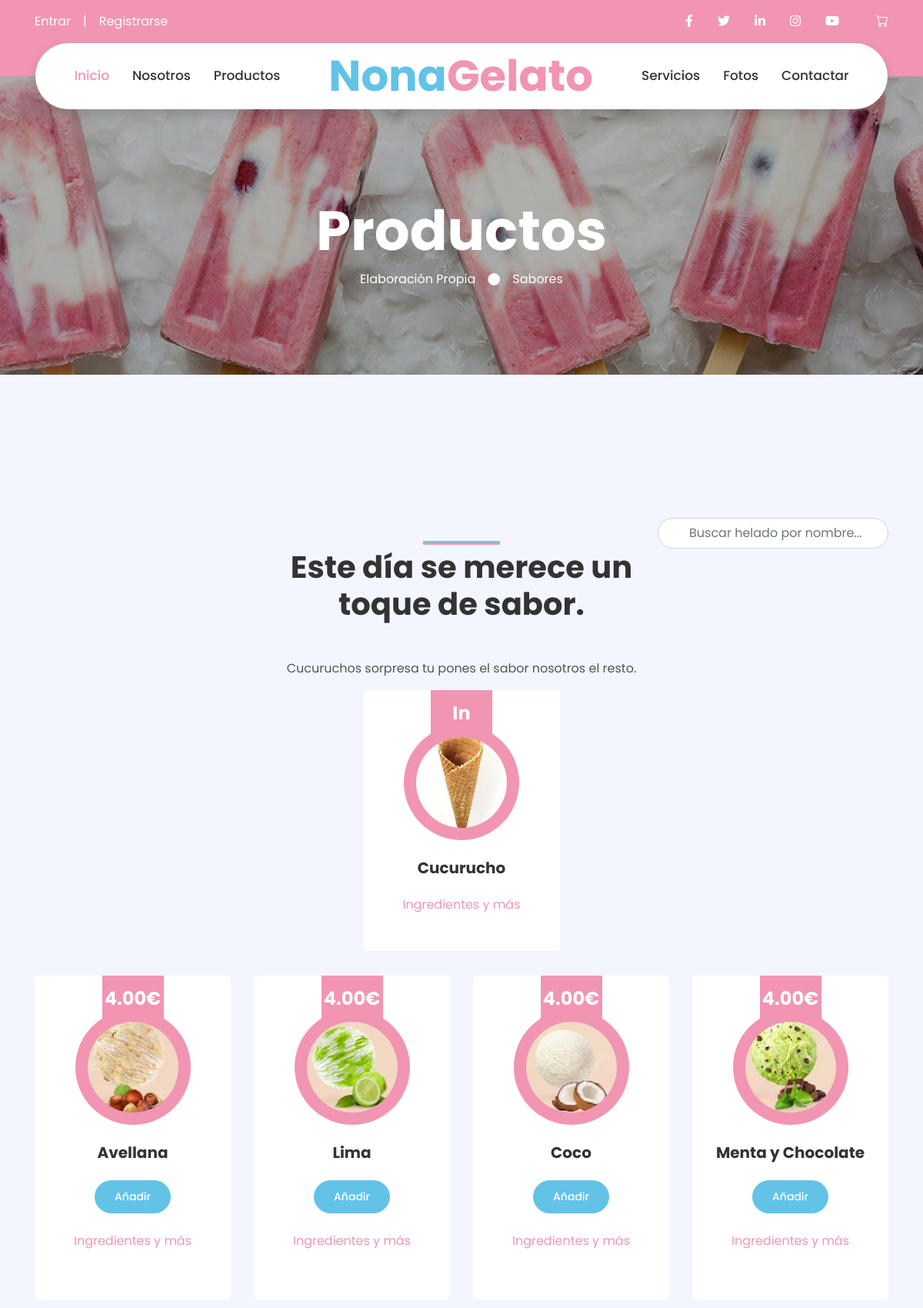
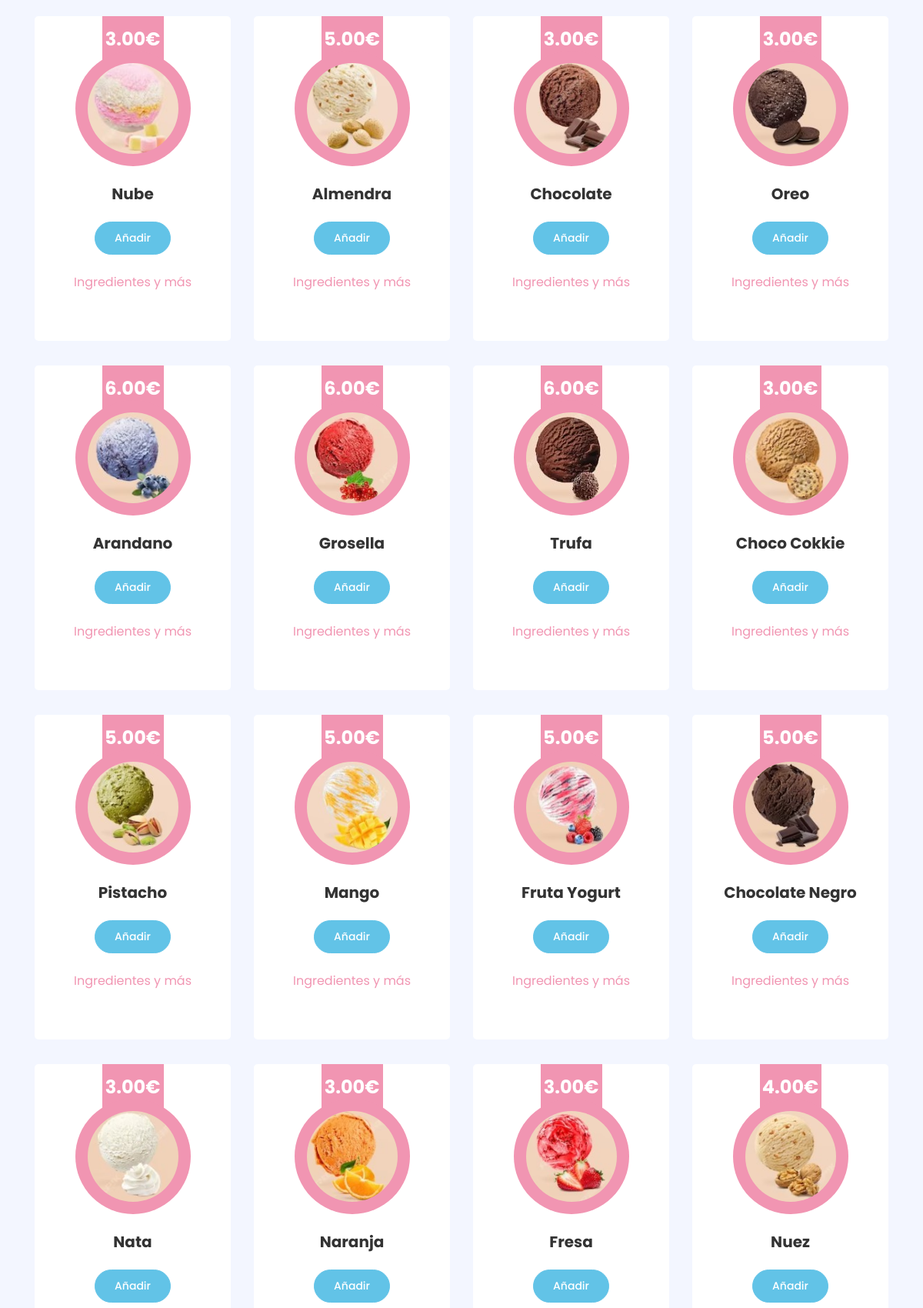
/helados/sabor/ (upper part), run on the app's committed database (2 pictures, top to bottom).
### helados/models.py (models this page shows, shortened)
class Sabor(models.Model):
    nombre = models.CharField(max_length=100)
    descripcion = models.TextField()
    ingredientes = models.TextField()
    precio = models.DecimalField(max_digits=6, decimal_places=2)
    foto = models.ImageField(null=True, blank=True,upload_to='images/')

### helados/views.py (the view)
# urls.py: path('sabor/', views.sabor, name='sabor'),
def sabor(request):
     context = {
        'lista_sabores': Sabor.objects.all(),
        'total_productos': request.session.get('total_productos', 0),
        'total_pagar': request.session.get('total_pagar', 0),
    }
     return render(request,'helados/sabor.html',context)

### helados/templates/helados/sabor.html (shortened to what this page needs)
{% extends 'helados/index.html' %}
{% block header %}
    <div class="jumbotron jumbotron-fluid page-header" style="margin-bottom: 90px;">
        <div class="container text-center py-5">
            <h1 class="text-white display-3 mt-lg-5">Productos</h1>
            <div class="d-inline-flex align-items-center text-white">
                <p class="m-0"><a class="text-white" href="{% url 'productos' %}">Elaboración Propia</a></p>
                <i class="fa fa-circle px-3"></i>
                <p class="m-0"><a class="text-white" href="{% url 'sabor' %}">Sabores</a></p>
            </div>
        </div>
    </div>
{% endblock %}
{% block section %}
{% load static %}
<div class="container-fluid py-5">
    <div class="container py-5">
        <input type="text" id="buscador" class="form-control ml-auto" style="width: 300px; height: 40px; border-radius: 20px; padding-left: 40px; background-image: url('https://cdn.jsdelivr.net/npm/bootstrap-icons/icons/search.svg'); background-size: 20px; background-position: 10px 50%; background-repeat: no-repeat;" placeholder="Buscar helado por nombre...">
        <div class="row justify-content-center">
            <div class="col-lg-6">
                <h1 class="section-title position-relative text-center mb-5">Este día se merece un toque de sabor.</h1>
                <p style="text-align: center;">Cucuruchos sorpresa tu pones el sabor nosotros el resto.</p>
            </div>
        </div>
        <div class="row justify-content-center">
            <div class="col-lg-3 col-md-6 mb-4 pb-2">
                <div class="product-item d-flex flex-column align-items-center text-center bg-light rounded py-5 px-3">
                    <div class="bg-primary mt-n5 py-3" style="width: 80px;">
                        <h4 class="font-weight-bold text-white mb-0">In</h4>
                    </div>
                    <div class="position-relative bg-primary rounded-circle mt-n3 mb-4 p-3" style="width: 150px; height: 150px;">
                        <img class="rounded-circle w-100 h-100" src="{% static 'helados/img/cono.jpg' %}" style="object-fit: cover;">
                    </div>
                    <h5 class="font-weight-bold mb-4">Cucurucho</h5>
                    <a href="{% url 'detalle_recipiente' %}" class="text-decoration-none text-pink">Ingredientes y más</a>
                </div>
            </div>
        </div>
            <div class="row">
                {% for sabor in lista_sabores %}
                    <div class="col-lg-3 col-md-6 mb-4 pb-2 product-item">
                        <div class="product-item d-flex flex-column align-items-center text-center bg-light rounded py-5 px-3">
                            <div class="bg-primary mt-n5 py-3" style="width: 80px;">
                                <h4 class="font-weight-bold text-white mb-0">{{ sabor.precio }}€</h4>
                            </div>
                            <div class="position-relative bg-primary rounded-circle mt-n3 mb-4 p-3" style="width: 150px; height: 150px;">
                                {% if sabor.foto %}
                                <img class="rounded-circle w-100 h-100" src="{{ sabor.foto.url }}" style="object-fit: cover;">
                                {% else %}
                                <img class="rounded-circle w-100 h-100" src="{% static 'helados/img/product-4.jpg' %}" style="object-fit: cover;">
                                {% endif %}
                            </div>
                            <h5 class="font-weight-bold mb-4">{{ sabor.nombre }}</h5>
                            <form method="POST" action="{% url 'carro' 'sabor' sabor.id %}">
                                <button type="submit" class="btn btn-sm btn-secondary">Añadir</button>
                            </form>
                            <br>
                            <div class="form-group">
                                <a href="{% url 'detalle_sabores' sabor.id %}" class="text-decoration-none text-pink">Ingredientes y más</a>
                            </div>
                        </div>
                    </div>
                {% endfor %}
            </div>
    </div>
</div>
{% endblock %}

### data on the page
Sabor: precio "4.00", foto (picture), nombre "Avellana"
Sabor: precio "4.00", foto (picture), nombre "Lima"
Sabor: precio "4.00", foto (picture), nombre "Coco"
Sabor: precio "4.00", foto (picture), nombre "Menta y Chocolate"
Sabor: precio "3.00", foto (picture), nombre "Nube"
Sabor: precio "5.00", foto (picture), nombre "Almendra"
Sabor: precio "3.00", foto (picture), nombre "Chocolate"
Sabor: precio "3.00", foto (picture), nombre "Oreo"
Sabor: precio "6.00", foto (picture), nombre "Arandano"
Sabor: precio "6.00", foto (picture), nombre "Grosella"
Sabor: precio "6.00", foto (picture), nombre "Trufa"
Sabor: precio "3.00", foto (picture), nombre "Choco Cokkie"
Sabor: precio "5.00", foto (picture), nombre "Pistacho"
Sabor: precio "5.00", foto (picture), nombre "Mango"
Sabor: precio "5.00", foto (picture), nombre "Fruta Yogurt"
Sabor: precio "5.00", foto (picture), nombre "Chocolate Negro"
Sabor: precio "3.00", foto (picture), nombre "Nata"
Sabor: precio "3.00", foto (picture), nombre "Naranja"
Sabor: precio "3.00", foto (picture), nombre "Fresa"
Sabor: precio "4.00", foto (picture), nombre "Nuez"
